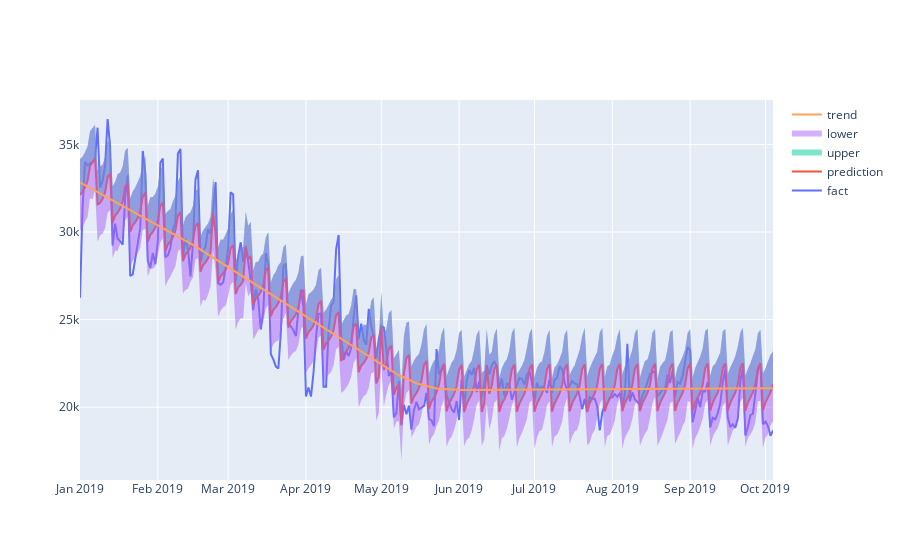

The code cell stored with this chart in its notebook:
### Code cell
# Рисуем график с границами прогноза
from plotly.offline import download_plotlyjs, init_notebook_mode, plot, iplot
import plotly.graph_objs as go
init_notebook_mode(connected = True)

iplot([
    go.Scatter(x=df['ds'], y=df['y'], name='fact'),
    go.Scatter(x=forecast['ds'], y=forecast['yhat'], name='prediction'),
    go.Scatter(x=forecast['ds'], y=forecast['yhat_upper'], fill='tonexty', mode='none', name='upper'),
    go.Scatter(x=forecast['ds'], y=forecast['yhat_lower'], fill='tonexty', mode='none', name='lower'),
    go.Scatter(x=forecast['ds'], y=forecast['trend'], name='trend')
])

### Figure 1 — Plotly figure (JSON) as saved in the notebook; plotly's stock layout.template omitted (floating-point values rounded to 4 significant figures; data arrays with more than 128 entries replaced by an {"elided": "..."} marker saying what was removed)
{"data": [{"name": "fact", "type": "scatter", "x": {"elided": "277 str values"}, "y": {"elided": "277 int values"}}, {"name": "prediction", "type": "scatter", "x": {"elided": "277 str values"}, "y": {"elided": "277 float values"}}, {"fill": "tonexty", "mode": "none", "name": "upper", "type": "scatter", "x": {"elided": "277 str values"}, "y": {"elided": "277 float values"}}, {"fill": "tonexty", "mode": "none", "name": "lower", "type": "scatter", "x": {"elided": "277 str values"}, "y": {"elided": "277 float values"}}, {"name": "trend", "type": "scatter", "x": {"elided": "277 str values"}, "y": {"elided": "277 float values"}}], "layout": {}}
